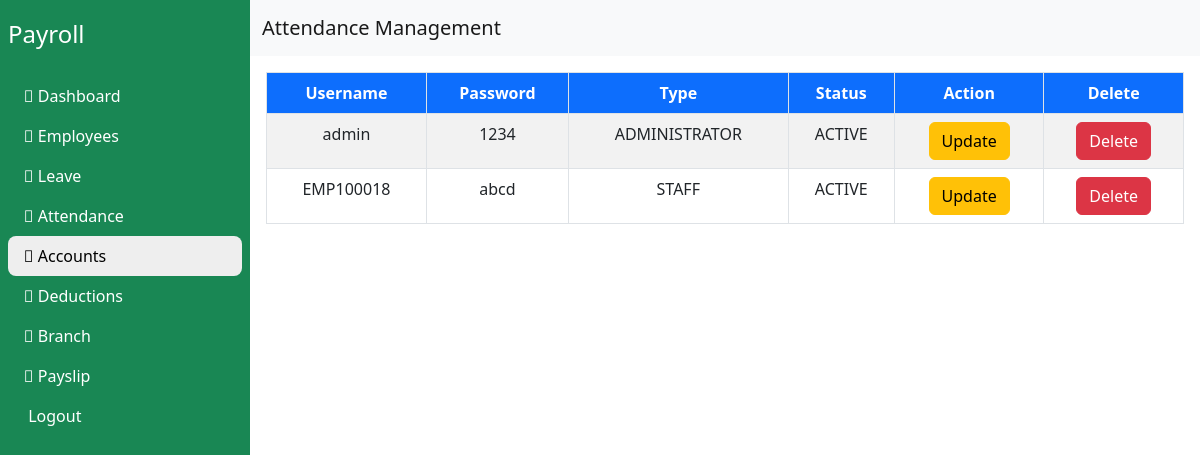
The app's page /accounts-management.php (signed in) with its own data.
### tables this page shows
CREATE TABLE `tblaccounts` (
  `username` varchar(50) NOT NULL,
  `userpass` varchar(50) NOT NULL,
  `usertype` varchar(50) NOT NULL,
  `userstatus` varchar(50) NOT NULL,
  `createdby` varchar(50) NOT NULL,
  `datecreated` varchar(50) NOT NULL
);

### accounts-management.php (the view, shortened to what this page needs)
<?php
require_once "config.php";
$sql = "SELECT * FROM tblaccounts";
$result = mysqli_query($link, $sql);
?>
<!DOCTYPE html>
<html lang="en">
<head>
    <link rel="stylesheet" href="sidebar.css">
    <link rel="stylesheet" href="https://pro.fontawesome.com/releases/v5.10.0/css/all.css">
    <link href="https://cdn.jsdelivr.net/npm/bootstrap@5.2.3/dist/css/bootstrap.min.css" rel="stylesheet"
 />
</head>
<body>
    <div class="main-container d-flex">
        <div class="sidebar bg-success" id="side_nav">
            <div class="header-box px-2 pt-3 pb-4 d-flex justify-content-between">
                <span class="text-white fs-4">Payroll</span></h1>
            </div>
            <ul class="list-unstyled px-2">
                <li class=""><a href="dashboard.php" class="text-decoration-none px-3 py-2 d-block">
                        <i class="fal fa-home"></i> Dashboard
                    </a></li>
                <li class=""><a href="employees-management.php" class="text-decoration-none px-3 py-2 d-block"><i
                            class="fal fa-users">
                        </i>
                        Employees</a></li>
                <li class=""><a href="leave-management.php" class="text-decoration-none px-3 py-2 d-block"><i
                            class="fal fa-arrow-circle-left"> </i> Leave</a></li>
                <li class=""><a href="attendance-management.php" class="text-decoration-none px-3 py-2 d-block"><i
                            class="fal fa-clock"></i>
                        Attendance</a></li>
                <li class="active"><a href="accounts-management.php" class="text-decoration-none px-3 py-2 d-block"><i
                            class="fal fa-users"></i>
                        Accounts</a></li>
                <li class=""><a href="deductions-management.php" class="text-decoration-none px-3 py-2 d-block"><i
                            class="fal fa-minus"></i>
                        Deductions</a></li>
                <li class=""><a href="branch-management.php" class="text-decoration-none px-3 py-2 d-block"><i
                            class="fal fa-building"></i>
                        Branch</a></li>
                <li class=""><a href="payslip-management.php" class="text-decoration-none px-3 py-2 d-block"><i
                            class="fal fa-file"></i>
                        Payslip</a></li>
                <li class=""><a href="logout.php" class="text-decoration-none px-3 py-2 d-block">
                        Logout</a></li>
            </ul>
        </div>
        <div class="content">
            <nav class="navbar navbar-expand-md navbar-light bg-light">
                <div class="container-fluid">
                    <a class="navbar-brand" href="#">Attendance Management</a>
                </div>
            </nav>
            <div class="table-responsive m-3">
                <table class="table table-bordered table-striped text-center p-1" id="table">
                    <thead>
                        <tr class="bg-primary text-white">
                            <th>Username</th>
                            <th>Password</th>
                            <th>Type</th>
                            <th>Status</th>
                            <th>Action</th>
                            <th>Delete</th>
                        </tr>
                    </thead>
                    <tbody>
                        <?php
                        while ($row = mysqli_fetch_assoc($result)) {
                            echo "<tr>";
                            echo "<td>" . $row['username'] . "</td>";
                            echo "<td>" . $row['userpass'] . "</td>";
                            echo "<td>" . $row['usertype'] . "</td>";
                            echo "<td>" . $row['userstatus'] . "</td>";
                            echo "<td>";
                            echo "<a class='btn btn-small btn-warning editbtn'>Update</a>";
                            echo "</td>";
                            echo "<td>";
                            echo "<a class='btn btn-small btn-danger deletebtn'>Delete</a>";
                            echo "</td>";
                            echo "</tr>";
                        }
                        ?>
                    </tbody>
                </table>
            </div>
        </div>
    </div>
</body>
</html>

### sidebar.css (style rules this page uses)
body { background: #eee; }
#side_nav { min-width: 250px; max-width: 250px; transition: all 0.3s; }
.content { min-height: 100vh; width: 100%; }
.sidebar li.active { background: #eee; border-radius: 8px; }
.sidebar li.active a, .sidebar li.active a:hover { color: #000; }
.sidebar li a { color: #fff; }

### records on screen
tblaccounts: username "admin", userpass "1234", usertype "ADMINISTRATOR", userstatus "ACTIVE"
tblaccounts: username "EMP100018", userpass "abcd", usertype "STAFF", userstatus "ACTIVE"
